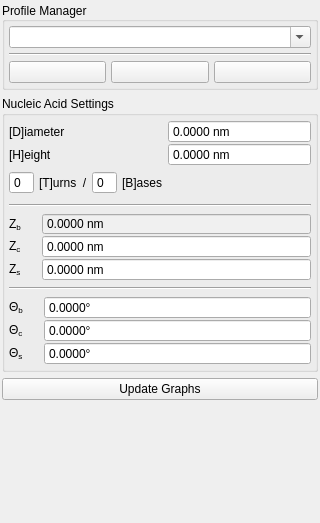
<?xml version="1.0" encoding="UTF-8"?>
<ui version="4.0">
 <class>Form</class>
 <widget class="QWidget" name="Form">
  <property name="geometry">
   <rect>
    <x>0</x>
    <y>0</y>
    <width>320</width>
    <height>523</height>
   </rect>
  </property>
  <property name="windowTitle">
   <string>Form</string>
  </property>
  <layout class="QVBoxLayout" name="verticalLayout">
   <property name="leftMargin">
    <number>2</number>
   </property>
   <property name="topMargin">
    <number>2</number>
   </property>
   <property name="rightMargin">
    <number>2</number>
   </property>
   <property name="bottomMargin">
    <number>2</number>
   </property>
   <item>
    <widget class="QGroupBox" name="profile_manager_area">
     <property name="sizePolicy">
      <sizepolicy hsizetype="Preferred" vsizetype="Minimum">
       <horstretch>0</horstretch>
       <verstretch>0</verstretch>
      </sizepolicy>
     </property>
     <property name="maximumSize">
      <size>
       <width>16777215</width>
       <height>16777215</height>
      </size>
     </property>
     <property name="title">
      <string>Profile Manager</string>
     </property>
     <property name="alignment">
      <set>Qt::AlignJustify|Qt::AlignVCenter</set>
     </property>
     <property name="flat">
      <bool>false</bool>
     </property>
     <property name="checkable">
      <bool>false</bool>
     </property>
     <layout class="QGridLayout" name="gridLayout">
      <property name="leftMargin">
       <number>4</number>
      </property>
      <property name="topMargin">
       <number>4</number>
      </property>
      <property name="rightMargin">
       <number>4</number>
      </property>
      <property name="bottomMargin">
       <number>4</number>
      </property>
      <property name="spacing">
       <number>5</number>
      </property>
      <item row="1" column="0" colspan="2">
       <widget class="Line" name="line_4">
        <property name="orientation">
         <enum>Qt::Horizontal</enum>
        </property>
       </widget>
      </item>
      <item row="2" column="0" colspan="2">
       <layout class="QGridLayout" name="profile_tools_layout">
        <item row="0" column="1">
         <widget class="QPushButton" name="save_profile_button">
          <property name="enabled">
           <bool>true</bool>
          </property>
          <property name="sizePolicy">
           <sizepolicy hsizetype="Minimum" vsizetype="Fixed">
            <horstretch>0</horstretch>
            <verstretch>0</verstretch>
           </sizepolicy>
          </property>
          <property name="maximumSize">
           <size>
            <width>16777215</width>
            <height>16777215</height>
           </size>
          </property>
          <property name="toolTip">
           <string>Save Profile</string>
          </property>
          <property name="statusTip">
           <string/>
          </property>
          <property name="whatsThis">
           <string>Save Profile</string>
          </property>
          <property name="styleSheet">
           <string notr="true">QPushButton::disabled{background-color: rgb(210, 210, 210)}</string>
          </property>
          <property name="text">
           <string/>
          </property>
          <property name="checkable">
           <bool>false</bool>
          </property>
         </widget>
        </item>
        <item row="0" column="0">
         <widget class="QPushButton" name="load_profile_button">
          <property name="enabled">
           <bool>true</bool>
          </property>
          <property name="toolTip">
           <string>Load Profile</string>
          </property>
          <property name="statusTip">
           <string/>
          </property>
          <property name="whatsThis">
           <string/>
          </property>
          <property name="styleSheet">
           <string notr="true">QPushButton::disabled{background-color: rgb(210, 210, 210)}</string>
          </property>
          <property name="text">
           <string/>
          </property>
          <property name="checkable">
           <bool>false</bool>
          </property>
         </widget>
        </item>
        <item row="0" column="2">
         <widget class="QPushButton" name="delete_profile_button">
          <property name="sizePolicy">
           <sizepolicy hsizetype="Minimum" vsizetype="Fixed">
            <horstretch>0</horstretch>
            <verstretch>0</verstretch>
           </sizepolicy>
          </property>
          <property name="maximumSize">
           <size>
            <width>16777215</width>
            <height>16777215</height>
           </size>
          </property>
          <property name="toolTip">
           <string>Delete Profile</string>
          </property>
          <property name="statusTip">
           <string/>
          </property>
          <property name="whatsThis">
           <string>Delete Profile</string>
          </property>
          <property name="styleSheet">
           <string notr="true">QPushButton::disabled{background-color: rgb(210, 210, 210)}</string>
          </property>
          <property name="text">
           <string/>
          </property>
          <property name="checkable">
           <bool>false</bool>
          </property>
         </widget>
        </item>
       </layout>
      </item>
      <item row="0" column="0" colspan="2">
       <widget class="QComboBox" name="profile_chooser">
        <property name="toolTip">
         <string/>
        </property>
        <property name="editable">
         <bool>true</bool>
        </property>
       </widget>
      </item>
     </layout>
    </widget>
   </item>
   <item>
    <widget class="QGroupBox" name="nucleic_acid_settings_area">
     <property name="title">
      <string>Nucleic Acid Settings</string>
     </property>
     <layout class="QGridLayout" name="gridLayout_4">
      <property name="leftMargin">
       <number>4</number>
      </property>
      <property name="topMargin">
       <number>4</number>
      </property>
      <property name="rightMargin">
       <number>4</number>
      </property>
      <property name="bottomMargin">
       <number>4</number>
      </property>
      <property name="horizontalSpacing">
       <number>5</number>
      </property>
      <property name="verticalSpacing">
       <number>6</number>
      </property>
      <item row="8" column="0" colspan="2">
       <layout class="QGridLayout" name="gridLayout_3">
        <property name="horizontalSpacing">
         <number>20</number>
        </property>
        <item row="3" column="1">
         <widget class="QDoubleSpinBox" name="theta_b">
          <property name="statusTip">
           <string/>
          </property>
          <property name="readOnly">
           <bool>false</bool>
          </property>
          <property name="buttonSymbols">
           <enum>QAbstractSpinBox::NoButtons</enum>
          </property>
          <property name="specialValueText">
           <string/>
          </property>
          <property name="accelerated">
           <bool>false</bool>
          </property>
          <property name="showGroupSeparator" stdset="0">
           <bool>false</bool>
          </property>
          <property name="suffix">
           <string notr="true">°</string>
          </property>
          <property name="decimals">
           <number>4</number>
          </property>
          <property name="maximum">
           <double>360.000000000000000</double>
          </property>
          <property name="singleStep">
           <double>0.500000000000000</double>
          </property>
         </widget>
        </item>
        <item row="4" column="1">
         <widget class="QDoubleSpinBox" name="theta_c">
          <property name="buttonSymbols">
           <enum>QAbstractSpinBox::NoButtons</enum>
          </property>
          <property name="specialValueText">
           <string/>
          </property>
          <property name="accelerated">
           <bool>false</bool>
          </property>
          <property name="showGroupSeparator" stdset="0">
           <bool>false</bool>
          </property>
          <property name="suffix">
           <string notr="true">°</string>
          </property>
          <property name="decimals">
           <number>4</number>
          </property>
          <property name="maximum">
           <double>360.000000000000000</double>
          </property>
          <property name="singleStep">
           <double>0.500000000000000</double>
          </property>
         </widget>
        </item>
        <item row="5" column="1">
         <widget class="QDoubleSpinBox" name="theta_s">
          <property name="buttonSymbols">
           <enum>QAbstractSpinBox::NoButtons</enum>
          </property>
          <property name="specialValueText">
           <string/>
          </property>
          <property name="accelerated">
           <bool>false</bool>
          </property>
          <property name="showGroupSeparator" stdset="0">
           <bool>false</bool>
          </property>
          <property name="prefix">
           <string/>
          </property>
          <property name="suffix">
           <string notr="true">°</string>
          </property>
          <property name="decimals">
           <number>4</number>
          </property>
          <property name="maximum">
           <double>360.000000000000000</double>
          </property>
          <property name="singleStep">
           <double>0.500000000000000</double>
          </property>
         </widget>
        </item>
        <item row="4" column="0">
         <widget class="QLabel" name="theta_c_label">
          <property name="enabled">
           <bool>true</bool>
          </property>
          <property name="sizePolicy">
           <sizepolicy hsizetype="Fixed" vsizetype="Preferred">
            <horstretch>0</horstretch>
            <verstretch>0</verstretch>
           </sizepolicy>
          </property>
          <property name="cursor">
           <cursorShape>ArrowCursor</cursorShape>
          </property>
          <property name="toolTip">
           <string/>
          </property>
          <property name="statusTip">
           <string/>
          </property>
          <property name="whatsThis">
           <string/>
          </property>
          <property name="text">
           <string>Θ&lt;sub&gt;c&lt;/sub&gt;</string>
          </property>
         </widget>
        </item>
        <item row="5" column="0">
         <widget class="QLabel" name="theta_s_label">
          <property name="enabled">
           <bool>true</bool>
          </property>
          <property name="sizePolicy">
           <sizepolicy hsizetype="Fixed" vsizetype="Preferred">
            <horstretch>0</horstretch>
            <verstretch>0</verstretch>
           </sizepolicy>
          </property>
          <property name="cursor">
           <cursorShape>ArrowCursor</cursorShape>
          </property>
          <property name="toolTip">
           <string/>
          </property>
          <property name="statusTip">
           <string/>
          </property>
          <property name="whatsThis">
           <string/>
          </property>
          <property name="text">
           <string>Θ&lt;sub&gt;s&lt;/sub&gt;</string>
          </property>
         </widget>
        </item>
        <item row="3" column="0">
         <widget class="QLabel" name="theta_b_label">
          <property name="enabled">
           <bool>true</bool>
          </property>
          <property name="sizePolicy">
           <sizepolicy hsizetype="Fixed" vsizetype="Preferred">
            <horstretch>0</horstretch>
            <verstretch>0</verstretch>
           </sizepolicy>
          </property>
          <property name="cursor">
           <cursorShape>ArrowCursor</cursorShape>
          </property>
          <property name="toolTip">
           <string/>
          </property>
          <property name="statusTip">
           <string/>
          </property>
          <property name="whatsThis">
           <string/>
          </property>
          <property name="text">
           <string>Θ&lt;sub&gt;b&lt;/sub&gt;</string>
          </property>
         </widget>
        </item>
       </layout>
      </item>
      <item row="0" column="0" colspan="2">
       <layout class="QGridLayout" name="gridLayout_2">
        <property name="horizontalSpacing">
         <number>16</number>
        </property>
        <item row="2" column="0" colspan="2">
         <layout class="QHBoxLayout" name="horizontalLayout">
          <property name="topMargin">
           <number>5</number>
          </property>
          <property name="bottomMargin">
           <number>4</number>
          </property>
          <item>
           <widget class="QSpinBox" name="T">
            <property name="toolTip">
             <string>Turns</string>
            </property>
            <property name="whatsThis">
             <string/>
            </property>
            <property name="buttonSymbols">
             <enum>QAbstractSpinBox::NoButtons</enum>
            </property>
           </widget>
          </item>
          <item>
           <spacer name="horizontalSpacer_2">
            <property name="orientation">
             <enum>Qt::Horizontal</enum>
            </property>
            <property name="sizeType">
             <enum>QSizePolicy::Fixed</enum>
            </property>
            <property name="sizeHint" stdset="0">
             <size>
              <width>5</width>
              <height>20</height>
             </size>
            </property>
           </spacer>
          </item>
          <item>
           <widget class="QLabel" name="T_label">
            <property name="toolTip">
             <string/>
            </property>
            <property name="statusTip">
             <string/>
            </property>
            <property name="text">
             <string>[T]urns</string>
            </property>
           </widget>
          </item>
          <item>
           <spacer name="horizontalSpacer_4">
            <property name="orientation">
             <enum>Qt::Horizontal</enum>
            </property>
            <property name="sizeType">
             <enum>QSizePolicy::Fixed</enum>
            </property>
            <property name="sizeHint" stdset="0">
             <size>
              <width>5</width>
              <height>20</height>
             </size>
            </property>
           </spacer>
          </item>
          <item>
           <widget class="QLabel" name="bases_per_turns_slash">
            <property name="toolTip">
             <string>(per)</string>
            </property>
            <property name="statusTip">
             <string/>
            </property>
            <property name="text">
             <string>/</string>
            </property>
            <property name="alignment">
             <set>Qt::AlignCenter</set>
            </property>
           </widget>
          </item>
          <item>
           <spacer name="horizontalSpacer">
            <property name="orientation">
             <enum>Qt::Horizontal</enum>
            </property>
            <property name="sizeType">
             <enum>QSizePolicy::Fixed</enum>
            </property>
            <property name="sizeHint" stdset="0">
             <size>
              <width>5</width>
              <height>20</height>
             </size>
            </property>
           </spacer>
          </item>
          <item>
           <widget class="QSpinBox" name="B">
            <property name="toolTip">
             <string>Bases</string>
            </property>
            <property name="statusTip">
             <string/>
            </property>
            <property name="whatsThis">
             <string/>
            </property>
            <property name="buttonSymbols">
             <enum>QAbstractSpinBox::NoButtons</enum>
            </property>
           </widget>
          </item>
          <item>
           <spacer name="horizontalSpacer_5">
            <property name="orientation">
             <enum>Qt::Horizontal</enum>
            </property>
            <property name="sizeType">
             <enum>QSizePolicy::Fixed</enum>
            </property>
            <property name="sizeHint" stdset="0">
             <size>
              <width>5</width>
              <height>20</height>
             </size>
            </property>
           </spacer>
          </item>
          <item>
           <widget class="QLabel" name="B_label">
            <property name="toolTip">
             <string>Bases</string>
            </property>
            <property name="statusTip">
             <string>There are B bases per T turns of the helix</string>
            </property>
            <property name="text">
             <string>[B]ases </string>
            </property>
           </widget>
          </item>
          <item>
           <spacer name="horizontalSpacer_3">
            <property name="orientation">
             <enum>Qt::Horizontal</enum>
            </property>
            <property name="sizeHint" stdset="0">
             <size>
              <width>40</width>
              <height>20</height>
             </size>
            </property>
           </spacer>
          </item>
         </layout>
        </item>
        <item row="1" column="0">
         <widget class="QLabel" name="H_label">
          <property name="cursor">
           <cursorShape>ArrowCursor</cursorShape>
          </property>
          <property name="toolTip">
           <string>Helical Twist Height</string>
          </property>
          <property name="statusTip">
           <string/>
          </property>
          <property name="text">
           <string>[H]eight</string>
          </property>
         </widget>
        </item>
        <item row="0" column="1">
         <widget class="QDoubleSpinBox" name="D">
          <property name="toolTip">
           <string/>
          </property>
          <property name="whatsThis">
           <string/>
          </property>
          <property name="buttonSymbols">
           <enum>QAbstractSpinBox::NoButtons</enum>
          </property>
          <property name="suffix">
           <string notr="true"> nm</string>
          </property>
          <property name="decimals">
           <number>4</number>
          </property>
          <property name="maximum">
           <double>999999.000000000000000</double>
          </property>
          <property name="singleStep">
           <double>0.500000000000000</double>
          </property>
         </widget>
        </item>
        <item row="0" column="0">
         <widget class="QLabel" name="D_label">
          <property name="cursor">
           <cursorShape>ArrowCursor</cursorShape>
          </property>
          <property name="toolTip">
           <string/>
          </property>
          <property name="statusTip">
           <string/>
          </property>
          <property name="whatsThis">
           <string/>
          </property>
          <property name="text">
           <string>[D]iameter</string>
          </property>
         </widget>
        </item>
        <item row="1" column="1">
         <widget class="QDoubleSpinBox" name="H">
          <property name="toolTip">
           <string/>
          </property>
          <property name="buttonSymbols">
           <enum>QAbstractSpinBox::NoButtons</enum>
          </property>
          <property name="suffix">
           <string notr="true"> nm</string>
          </property>
          <property name="decimals">
           <number>4</number>
          </property>
          <property name="maximum">
           <double>999999.000000000000000</double>
          </property>
          <property name="singleStep">
           <double>0.500000000000000</double>
          </property>
         </widget>
        </item>
       </layout>
      </item>
      <item row="1" column="0" colspan="2">
       <widget class="Line" name="nucleic_acid_settings_splitter">
        <property name="orientation">
         <enum>Qt::Horizontal</enum>
        </property>
       </widget>
      </item>
      <item row="6" column="0" colspan="2">
       <widget class="Line" name="settings_type_splitter">
        <property name="orientation">
         <enum>Qt::Horizontal</enum>
        </property>
       </widget>
      </item>
      <item row="2" column="0" colspan="2">
       <layout class="QGridLayout" name="gridLayout_7">
        <property name="horizontalSpacing">
         <number>20</number>
        </property>
        <item row="2" column="1">
         <widget class="QDoubleSpinBox" name="Z_s">
          <property name="statusTip">
           <string/>
          </property>
          <property name="buttonSymbols">
           <enum>QAbstractSpinBox::NoButtons</enum>
          </property>
          <property name="suffix">
           <string notr="true"> nm</string>
          </property>
          <property name="decimals">
           <number>4</number>
          </property>
          <property name="maximum">
           <double>999999.000000000000000</double>
          </property>
          <property name="singleStep">
           <double>0.500000000000000</double>
          </property>
         </widget>
        </item>
        <item row="1" column="1">
         <widget class="QDoubleSpinBox" name="Z_c">
          <property name="buttonSymbols">
           <enum>QAbstractSpinBox::NoButtons</enum>
          </property>
          <property name="suffix">
           <string notr="true"> nm</string>
          </property>
          <property name="decimals">
           <number>4</number>
          </property>
          <property name="maximum">
           <double>999999.000000000000000</double>
          </property>
          <property name="singleStep">
           <double>0.500000000000000</double>
          </property>
         </widget>
        </item>
        <item row="2" column="0">
         <widget class="QLabel" name="Z_s_label">
          <property name="enabled">
           <bool>true</bool>
          </property>
          <property name="sizePolicy">
           <sizepolicy hsizetype="Fixed" vsizetype="Preferred">
            <horstretch>0</horstretch>
            <verstretch>0</verstretch>
           </sizepolicy>
          </property>
          <property name="cursor">
           <cursorShape>ArrowCursor</cursorShape>
          </property>
          <property name="toolTip">
           <string/>
          </property>
          <property name="statusTip">
           <string>The vertical height between two NEMids on different helices of the same double helix</string>
          </property>
          <property name="whatsThis">
           <string/>
          </property>
          <property name="text">
           <string>Z&lt;sub&gt;s&lt;/sub&gt;</string>
          </property>
         </widget>
        </item>
        <item row="0" column="0">
         <widget class="QLabel" name="Z_b_label">
          <property name="enabled">
           <bool>true</bool>
          </property>
          <property name="sizePolicy">
           <sizepolicy hsizetype="Fixed" vsizetype="Preferred">
            <horstretch>0</horstretch>
            <verstretch>0</verstretch>
           </sizepolicy>
          </property>
          <property name="cursor">
           <cursorShape>ArrowCursor</cursorShape>
          </property>
          <property name="toolTip">
           <string/>
          </property>
          <property name="statusTip">
           <string/>
          </property>
          <property name="whatsThis">
           <string/>
          </property>
          <property name="text">
           <string>Z&lt;sub&gt;b&lt;/sub&gt;</string>
          </property>
         </widget>
        </item>
        <item row="0" column="1">
         <widget class="QDoubleSpinBox" name="Z_b">
          <property name="enabled">
           <bool>false</bool>
          </property>
          <property name="statusTip">
           <string/>
          </property>
          <property name="autoFillBackground">
           <bool>false</bool>
          </property>
          <property name="styleSheet">
           <string notr="true">QDoubleSpinBox::disabled{background-color: rgb(240, 240, 240); color: black}</string>
          </property>
          <property name="wrapping">
           <bool>false</bool>
          </property>
          <property name="frame">
           <bool>true</bool>
          </property>
          <property name="readOnly">
           <bool>false</bool>
          </property>
          <property name="buttonSymbols">
           <enum>QAbstractSpinBox::NoButtons</enum>
          </property>
          <property name="specialValueText">
           <string/>
          </property>
          <property name="accelerated">
           <bool>false</bool>
          </property>
          <property name="showGroupSeparator" stdset="0">
           <bool>false</bool>
          </property>
          <property name="prefix">
           <string/>
          </property>
          <property name="suffix">
           <string notr="true"> nm</string>
          </property>
          <property name="decimals">
           <number>4</number>
          </property>
          <property name="minimum">
           <double>0.000000000000000</double>
          </property>
          <property name="maximum">
           <double>999999.000000000000000</double>
          </property>
          <property name="singleStep">
           <double>0.500000000000000</double>
          </property>
         </widget>
        </item>
        <item row="1" column="0">
         <widget class="QLabel" name="Z_c_label">
          <property name="enabled">
           <bool>true</bool>
          </property>
          <property name="sizePolicy">
           <sizepolicy hsizetype="Fixed" vsizetype="Preferred">
            <horstretch>0</horstretch>
            <verstretch>0</verstretch>
           </sizepolicy>
          </property>
          <property name="cursor">
           <cursorShape>ArrowCursor</cursorShape>
          </property>
          <property name="toolTip">
           <string/>
          </property>
          <property name="statusTip">
           <string/>
          </property>
          <property name="whatsThis">
           <string/>
          </property>
          <property name="text">
           <string>Z&lt;sub&gt;c&lt;/sub&gt;</string>
          </property>
         </widget>
        </item>
       </layout>
      </item>
     </layout>
    </widget>
   </item>
   <item>
    <widget class="QPushButton" name="pushButton_3">
     <property name="text">
      <string>Update Graphs</string>
     </property>
    </widget>
   </item>
   <item>
    <spacer name="verticalSpacer">
     <property name="orientation">
      <enum>Qt::Vertical</enum>
     </property>
     <property name="sizeHint" stdset="0">
      <size>
       <width>20</width>
       <height>40</height>
      </size>
     </property>
    </spacer>
   </item>
  </layout>
 </widget>
 <resources>
  <include location="../resources/icons/launchers/launchers.qrc"/>
 </resources>
 <connections/>
</ui>
